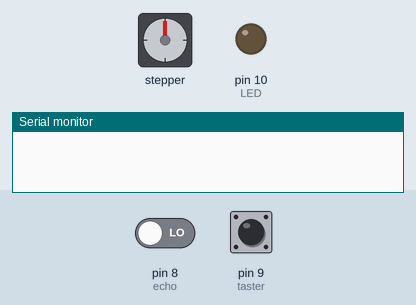
The sketch below on a simulated Arduino Uno, built with avr-gcc and run on an emulated ATmega328P. Parts: stepper motor, output pins drawn as LEDs (lit = HIGH), the last lines printed to the serial monitor. The inputs (shaded band) are chosen by the test bench; at power-on: pin 8 (echo) LOW, pin 9 (taster) LOW. Stepper angles assume 2048 steps per turn; pins used as bus, display or sensor lines are not drawn.

Above: at 0.1 s.
At 16.78 s:
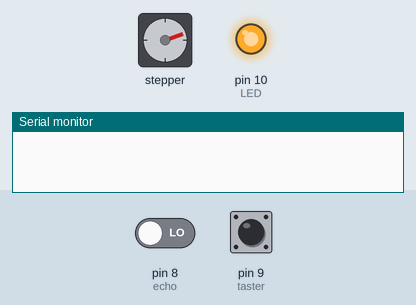
At 24.1 s:
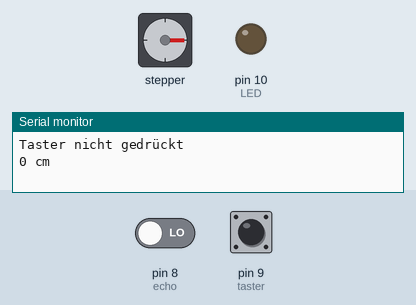
At 33.1 s:
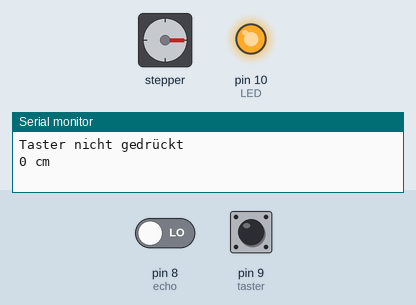
Timing chart, 0 to 40.0 s (numbered marks = the images above):
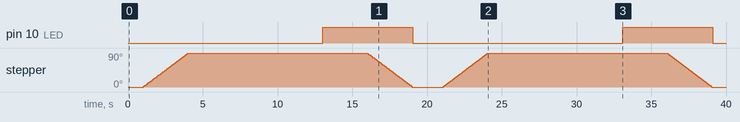

Measured:
- by itself, pin 10 (LED): alternates HIGH for 6.0 s and LOW for 14.0 s
- by itself, stepper: turns 90° clockwise in 3.0 s, then 90° counter-clockwise in 3.0 s, then 90° clockwise in 3.0 s, then 90° counter-clockwise in 3.0 s

The sketch:

4.16.ino
```cpp
#include <Stepper.h>

int SPU = 2048;

Stepper Motor(SPU, 3, 5, 4, 6);

int LED = 10;

int taster = 9;
int echo = 8;
int trigger = 7;

int tasterstatus = 0;
long dauer = 0;
long entfernung = 0;

void setup() {
    pinMode(LED, OUTPUT);
    Motor.setSpeed(5);
    Serial.begin(9600);
    pinMode(trigger, OUTPUT);
    pinMode(echo, INPUT);
    pinMode(taster, INPUT);
}

void loop() {
    tasterstatus = digitalRead(taster);
    digitalWrite(trigger, HIGH);
    delay(10);
    digitalWrite(trigger, LOW);
    dauer = pulseIn(echo, HIGH);
    entfernung = (dauer / 2) * 0.03432;
    tasterstatus = digitalRead(taster);

    if (entfernung <= 5) {
        Motor.step(512);
        delay(9000);
        digitalWrite(LED, HIGH);
        delay(3000);
        Motor.step(-512);
        digitalWrite(LED, LOW);
        delay(1000);

        if (tasterstatus == HIGH) {
            Motor.step(512);
            delay(9000);
            digitalWrite(LED, HIGH);
            delay(3000);
            Motor.step(-512);
            digitalWrite(LED, LOW);
            delay(1000);
        } else {
            digitalWrite(LED, LOW);
            Serial.println("Taster nicht gedrückt");
        }
        Serial.print(entfernung);
        Serial.println(" cm");
    }
}
```
